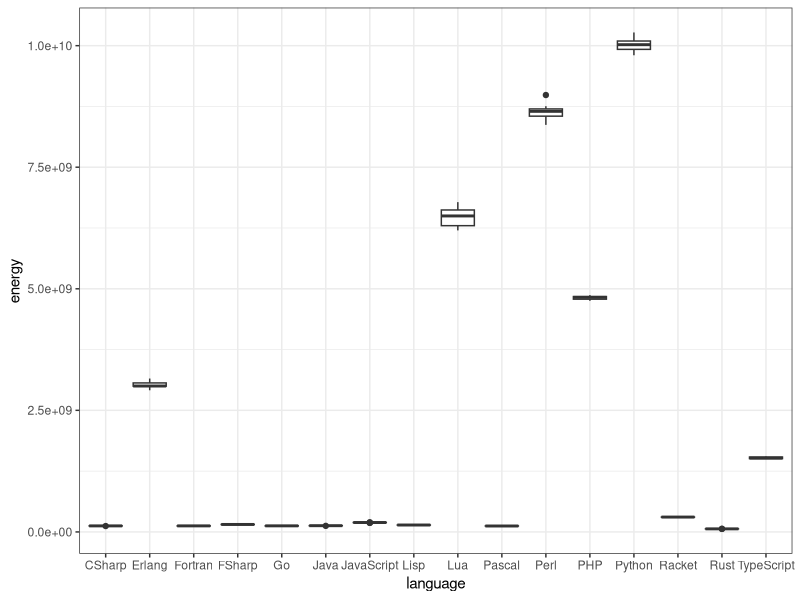
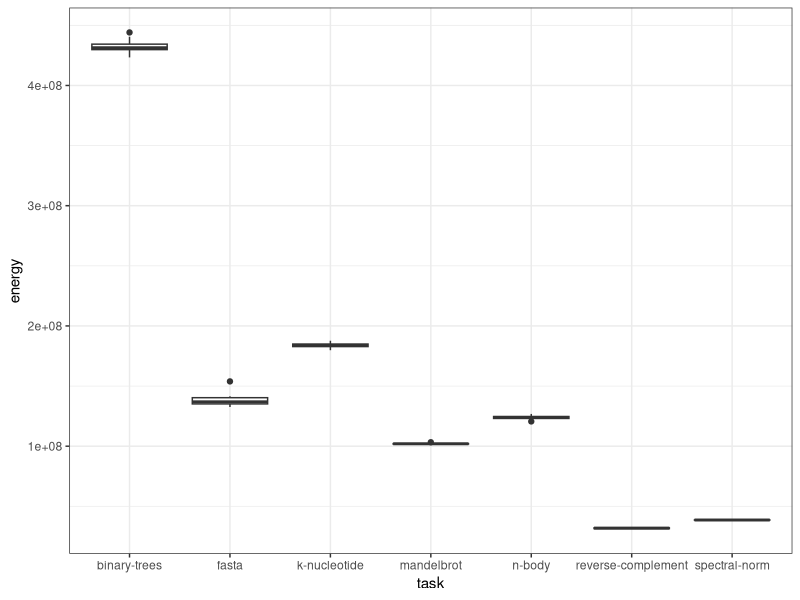
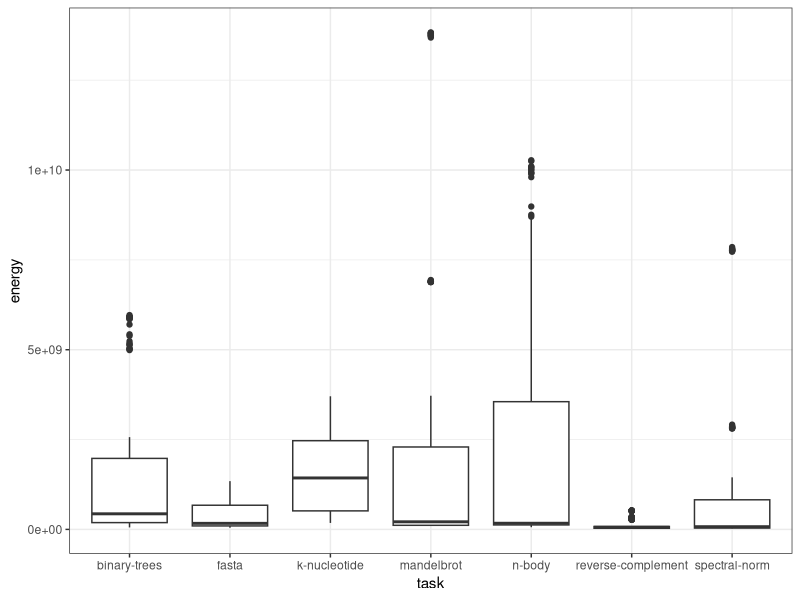
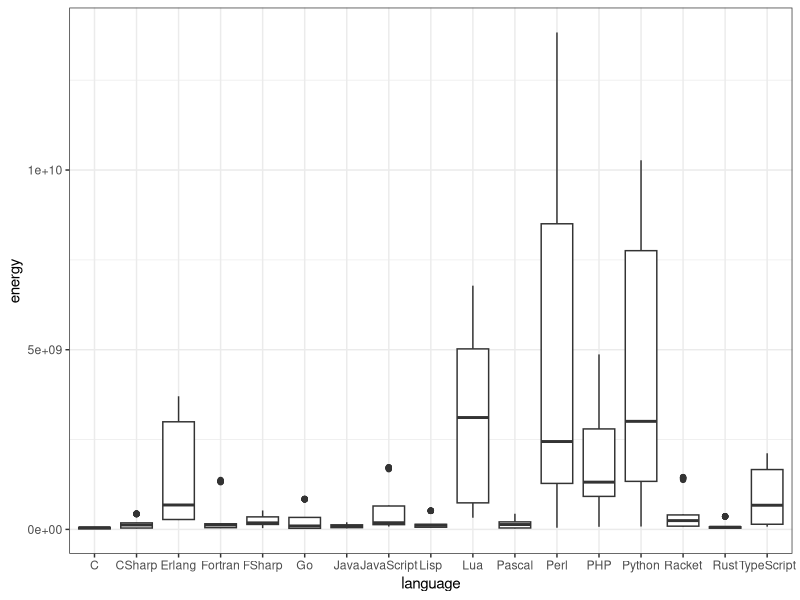

Generate these figures, in order, with R:
library(ggplot2)
library(dplyr)

getwd()

eng <- read.csv("energy.csv", header = TRUE, sep = ",", dec = ".")
eng

summary(eng)

# Boxplot specific task
eng2 <- filter(eng, eng$task == "n-body")
eng2
ggplot(eng2, aes(y=energy, x=language)) + geom_boxplot() +theme_bw()

# Boxplot specific language
eng3 <- filter(eng, eng$language == "CSharp")
eng3
ggplot(eng3, aes(y=energy, x=task)) + geom_boxplot() +theme_bw()

# Boxplot all languages on task
ggplot(eng, aes(y=energy, x=task)) + geom_boxplot() +theme_bw()

# Boxplot all tasks on language
ggplot(eng, aes(y=energy, x=language)) + geom_boxplot() +theme_bw()

# Normalized AVG list by language
lang_avg <- aggregate(x=eng$energy, by= list(eng$language), FUN = mean)
m <- min(lang_avg$x)

norm <- lang_avg$x / m
print(norm)
new <- data.frame(language=lang_avg$Group.1, energy_avg=norm)
print(new[order(new$energy_avg),])

# Normalized AVG list by task // Kinda irrelevant i think.
task_avg <- aggregate(x=eng$energy, by= list(eng$task), FUN = mean)
m <- min(task_avg$x)

norm <- task_avg$x / m
print(norm)
new <- data.frame(language=task_avg$Group.1, energy_avg=norm)
print(new[order(new$energy_avg),])

# Correlations between duration and energy
cor(eng$duration, eng$energy, use = "everything", method ="spearman")
cor(eng$duration, eng$energy, use = "everything", method ="kendall")
cor(eng$duration, eng$energy, use = "everything", method ="pearson")

# P test
cor.test(eng$duration, eng$energy)

# Energy & Duration correlate to language ( Very different results with different methods )
correlation <- eng %>%
  group_by(language) %>%
  summarise(correlation = cor(duration, energy,use = "everything", method ="kendall"))

print(correlation)

